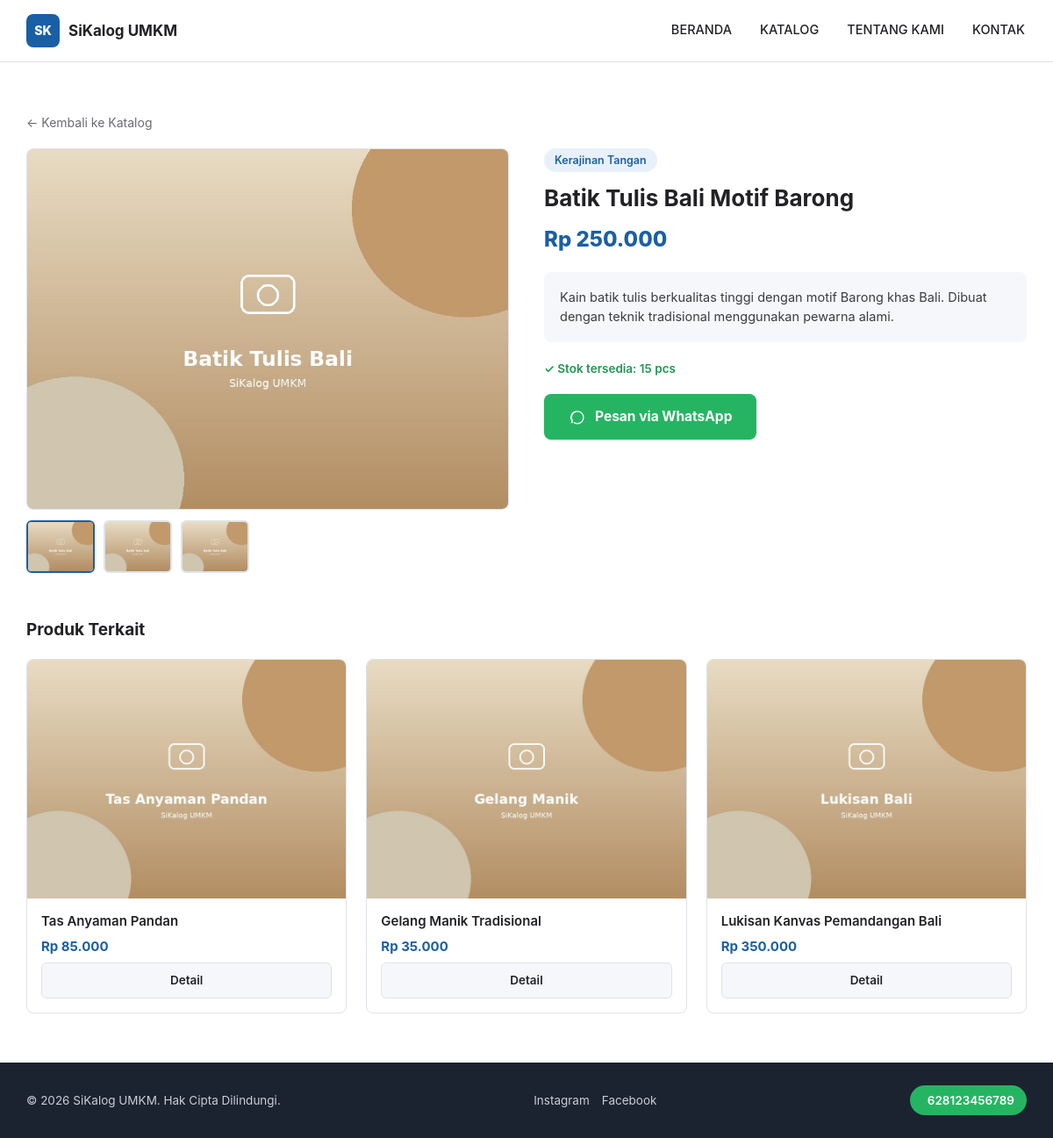
Screenshot of /detail.php?id=1 with the database file from the repository.
### tables this page shows
CREATE TABLE produk (
    id_produk       INT             NOT NULL AUTO_INCREMENT,
    nama_produk     VARCHAR(200)    NOT NULL,
    deskripsi       TEXT            NULL,
    harga           DECIMAL(15,2)   NOT NULL DEFAULT 0.00,
    stok            INT             NOT NULL DEFAULT 0,
    gambar          VARCHAR(255)    NULL,
    gambar_2        VARCHAR(255)    NULL COMMENT 'Gambar tambahan untuk galeri thumbnail (opsional)',
    gambar_3        VARCHAR(255)    NULL COMMENT 'Gambar tambahan untuk galeri thumbnail (opsional)',
    id_kategori     INT             NULL,
    is_active       TINYINT(1)      NOT NULL DEFAULT 1,
    created_at      TIMESTAMP       NOT NULL DEFAULT CURRENT_TIMESTAMP,
    updated_at      TIMESTAMP       NOT NULL DEFAULT CURRENT_TIMESTAMP ON UPDATE CURRENT_TIMESTAMP,
    PRIMARY KEY (id_produk),
    CONSTRAINT fk_produk_kategori FOREIGN KEY (id_kategori)
        REFERENCES kategori (id_kategori) ON DELETE SET NULL ON UPDATE CASCADE
);

CREATE TABLE kategori (
    id_kategori     INT             NOT NULL AUTO_INCREMENT,
    nama_kategori   VARCHAR(100)    NOT NULL,
    deskripsi       VARCHAR(255)    NULL,
    created_at      TIMESTAMP       NOT NULL DEFAULT CURRENT_TIMESTAMP,
    PRIMARY KEY (id_kategori)
);

### includes/functions.php (called while the page is built, shortened)
<?php
function formatRupiah($angka) {
    return 'Rp ' . number_format((float)$angka, 0, ',', '.');
}
function h($string) {
    return htmlspecialchars($string ?? '', ENT_QUOTES, 'UTF-8');
}
function gambarProduk($namaFile) {
    $path = __DIR__ . '/../uploads/' . $namaFile;
    if ($namaFile && file_exists($path)) {
        return BASE_URL . '/uploads/' . rawurlencode($namaFile);
    }
    return BASE_URL . '/assets/img/placeholder.png';
}
function pesanWhatsApp($namaProduk, $harga) {
    $teks = "Halo, saya tertarik dengan produk *{$namaProduk}* (" . formatRupiah($harga) . "). "
          . "Apakah produk ini masih tersedia?";
    return 'https://wa.me/' . WA_NUMBER . '?text=' . rawurlencode($teks);
}

### detail.php (the view, shortened to what this page needs)
<?php
require __DIR__ . '/config/database.php';
require __DIR__ . '/includes/functions.php';
$id = (int)($_GET['id'] ?? 0);
$stmt = $pdo->prepare("SELECT p.*, k.nama_kategori
                        FROM produk p LEFT JOIN kategori k ON p.id_kategori = k.id_kategori
                        WHERE p.id_produk = :id AND p.is_active = 1");
$stmt->execute([':id' => $id]);
$produk = $stmt->fetch();
$galeri = array_filter([$produk['gambar'], $produk['gambar_2'], $produk['gambar_3']]);
$galeri = array_values($galeri);
while (count($galeri) < 3) $galeri[] = $galeri[0];
$related = [];
if ($produk['id_kategori']) {
    $stmtR = $pdo->prepare("SELECT * FROM produk
                             WHERE id_kategori = :kat AND id_produk != :id AND is_active = 1
                             ORDER BY created_at DESC LIMIT 3");
    $stmtR->execute([':kat' => $produk['id_kategori'], ':id' => $id]);
    $related = $stmtR->fetchAll();
}
require __DIR__ . '/includes/header.php';
?>
<section class="section">
  <div class="container">
    <a class="back-link" href="<?= BASE_URL ?>/katalog.php">&larr; Kembali ke Katalog</a>
    <div class="detail-layout">
      <div class="detail-gallery">
        <div class="main-image">
          <img src="<?= gambarProduk($galeri[0]) ?>" alt="<?= h($produk['nama_produk']) ?>">
        </div>
        <div class="thumb-row">
          <?php foreach ($galeri as $i => $g): ?>
            <img src="<?= gambarProduk($g) ?>" class="<?= $i === 0 ? 'active-thumb' : '' ?>" alt="Thumbnail <?= $i + 1 ?>">
          <?php endforeach; ?>
        </div>
      </div>
      <div class="detail-info">
        <?php if ($produk['nama_kategori']): ?>
          <span class="kategori-label"><?= h($produk['nama_kategori']) ?></span>
        <?php endif; ?>
        <h1><?= h($produk['nama_produk']) ?></h1>
        <div class="harga"><?= formatRupiah($produk['harga']) ?></div>
        <div class="deskripsi-box">
          <?= nl2br(h($produk['deskripsi'])) ?>
        </div>
        <div class="stok-info">
          <?= $produk['stok'] > 0 ? '&#10003; Stok tersedia: ' . (int)$produk['stok'] . ' pcs' : '&#10007; Stok habis' ?>
        </div>
        <a class="btn-whatsapp" href="<?= pesanWhatsApp($produk['nama_produk'], $produk['harga']) ?>" target="_blank" rel="noopener">
          <svg viewBox="0 0 24 24"><path d="M17.6 6.3A8.86 8.86 0 0 0 12.04 4 8.94 8.94 0 0 0 4 17.9L3 21l3.2-.9a8.9 8.9 0 0 0 5.8 2.1A8.94 8.94 0 0 0 12.04 4a8.86 8.86 0 0 0 5.56 2.3zM12.04 20.4a7.4 7.4 0 0 1-3.8-1l-.27-.16-2.85.75.76-2.78-.18-.28a7.5 7.5 0 1 1 13.9-3.94 7.4 7.4 0 0 1-7.56 7.4z"/></svg>
          Pesan via WhatsApp
        </a>
      </div>
    </div>
    <?php if (count($related) > 0): ?>
      <h3 class="related-title">Produk Terkait</h3>
      <div class="product-grid">
        <?php foreach ($related as $p): ?>
          <div class="product-card">
            <a class="thumb" href="<?= BASE_URL ?>/detail.php?id=<?= (int)$p['id_produk'] ?>">
              <img src="<?= gambarProduk($p['gambar']) ?>" alt="<?= h($p['nama_produk']) ?>" loading="lazy">
            </a>
            <div class="body">
              <div class="pname"><a href="<?= BASE_URL ?>/detail.php?id=<?= (int)$p['id_produk'] ?>"><?= h($p['nama_produk']) ?></a></div>
              <div class="pprice"><?= formatRupiah($p['harga']) ?></div>
              <a class="btn-detail" href="<?= BASE_URL ?>/detail.php?id=<?= (int)$p['id_produk'] ?>">Detail</a>
            </div>
          </div>
        <?php endforeach; ?>
      </div>
    <?php endif; ?>
  </div>
</section>
<?php require __DIR__ . '/includes/footer.php'; ?>

### assets/css/style.css (style rules this page uses)
:root { --primary: #1a5fa5; --primary-dark: #134577; --primary-light: #e8f1fb; --accent-green: #25b562; --accent-green-dark: #1f9851; --danger: #c0392b; --danger-dark: #9c2d21; --text-dark: #222226; --text-muted: #6b6b70; --border: #dfe2e8; --bg-soft: #f5f7fa; --white: #ffffff; --radius: 8px; --shadow: 0 1px 3px rgba(20, 30, 50, 0.08), 0 1px 2px rgba(20, 30, 50, 0.06); --shadow-md: 0 4px 12px rgba(20, 30, 50, 0.10); }
* { box-sizing: border-box; }
body { margin: 0; font-family: -apple-system, BlinkMacSystemFont, "Segoe UI", Roboto, Helvetica, Arial, sans-serif; color: var(--text-dark); background: var(--white); line-height: 1.55; }
a { color: var(--primary); text-decoration: none; }
img { max-width: 100%; display: block; }
.container { max-width: 1180px; margin: 0 auto; padding: 0 20px; }
.section { padding: 56px 0; }
.product-grid { display: grid; grid-template-columns: repeat(3, 1fr); gap: 22px; }
.product-card { border: 1px solid var(--border); border-radius: var(--radius); overflow: hidden; background: var(--white); transition: box-shadow .2s, transform .2s; display: flex; flex-direction: column; }
.product-card .thumb { aspect-ratio: 4/3; background: var(--bg-soft); overflow: hidden; }
.product-card .thumb img { width: 100%; height: 100%; object-fit: cover; }
.product-card .body { padding: 14px 16px 16px; display: flex; flex-direction: column; gap: 6px; flex: 1; }
.product-card .pname { font-weight: 600; font-size: 15px; color: var(--text-dark); }
.product-card .pname a { color: inherit; }
.product-card .pprice { color: var(--primary); font-weight: 700; font-size: 15px; }
.product-card .btn-detail { margin-top: auto; display: block; text-align: center; background: var(--bg-soft); border: 1px solid var(--border); color: var(--text-dark); padding: 9px; border-radius: 6px; font-weight: 600; font-size: 13.5px; }
.detail-layout { display: grid; grid-template-columns: 1fr 1fr; gap: 40px; }
.detail-gallery .main-image { aspect-ratio: 4/3; background: var(--bg-soft); border-radius: var(--radius); overflow: hidden; border: 1px solid var(--border); margin-bottom: 12px; }
.detail-gallery .main-image img { width: 100%; height: 100%; object-fit: cover; }
.thumb-row { display: flex; gap: 10px; }
.thumb-row img { width: 78px; height: 60px; object-fit: cover; border-radius: 6px; border: 2px solid var(--border); cursor: pointer; }
.thumb-row img.active-thumb { border-color: var(--primary); }
.detail-info .kategori-label { display: inline-block; background: var(--primary-light); color: var(--primary); font-size: 12.5px; font-weight: 600; padding: 4px 12px; border-radius: 20px; margin-bottom: 10px; }
.detail-info h1 { font-size: 26px; margin: 0 0 8px; }
.detail-info .harga { font-size: 24px; color: var(--primary); font-weight: 800; margin-bottom: 18px; }
.detail-info .deskripsi-box { background: var(--bg-soft); border-radius: var(--radius); padding: 18px; font-size: 14.5px; color: #3c3c40; margin-bottom: 20px; }
.detail-info .stok-info { font-size: 13.5px; color: var(--accent-green-dark); font-weight: 600; margin-bottom: 18px; }
.btn-whatsapp { display: inline-flex; align-items: center; gap: 10px; background: var(--accent-green); color: #fff; padding: 14px 28px; border-radius: 8px; font-weight: 700; font-size: 15.5px; box-shadow: var(--shadow); }
.btn-whatsapp svg { width: 20px; height: 20px; fill: #fff; }
.related-title { margin: 50px 0 18px; font-size: 19px; font-weight: 700; }
.back-link { display: inline-block; margin-bottom: 18px; color: var(--text-muted); font-size: 14px; }

### rows the page displays
produk: gambar (picture), id_kategori.nama_kategori "Kerajinan Tangan", nama_produk "Batik Tulis Bali Motif Barong", harga "Rp 250.000", deskripsi "Kain batik tulis berkualitas tinggi dengan motif Barong khas Bali. Dibuat dengan teknik tradisional menggunakan pewarna alami.", stok "15"
produk: gambar (picture), nama_produk "Tas Anyaman Pandan", harga "Rp 85.000"
produk: gambar (picture), nama_produk "Gelang Manik Tradisional", harga "Rp 35.000"
produk: gambar (picture), nama_produk "Lukisan Kanvas Pemandangan Bali", harga "Rp 350.000"

### other values shown
WA_NUMBER "628123456789"
